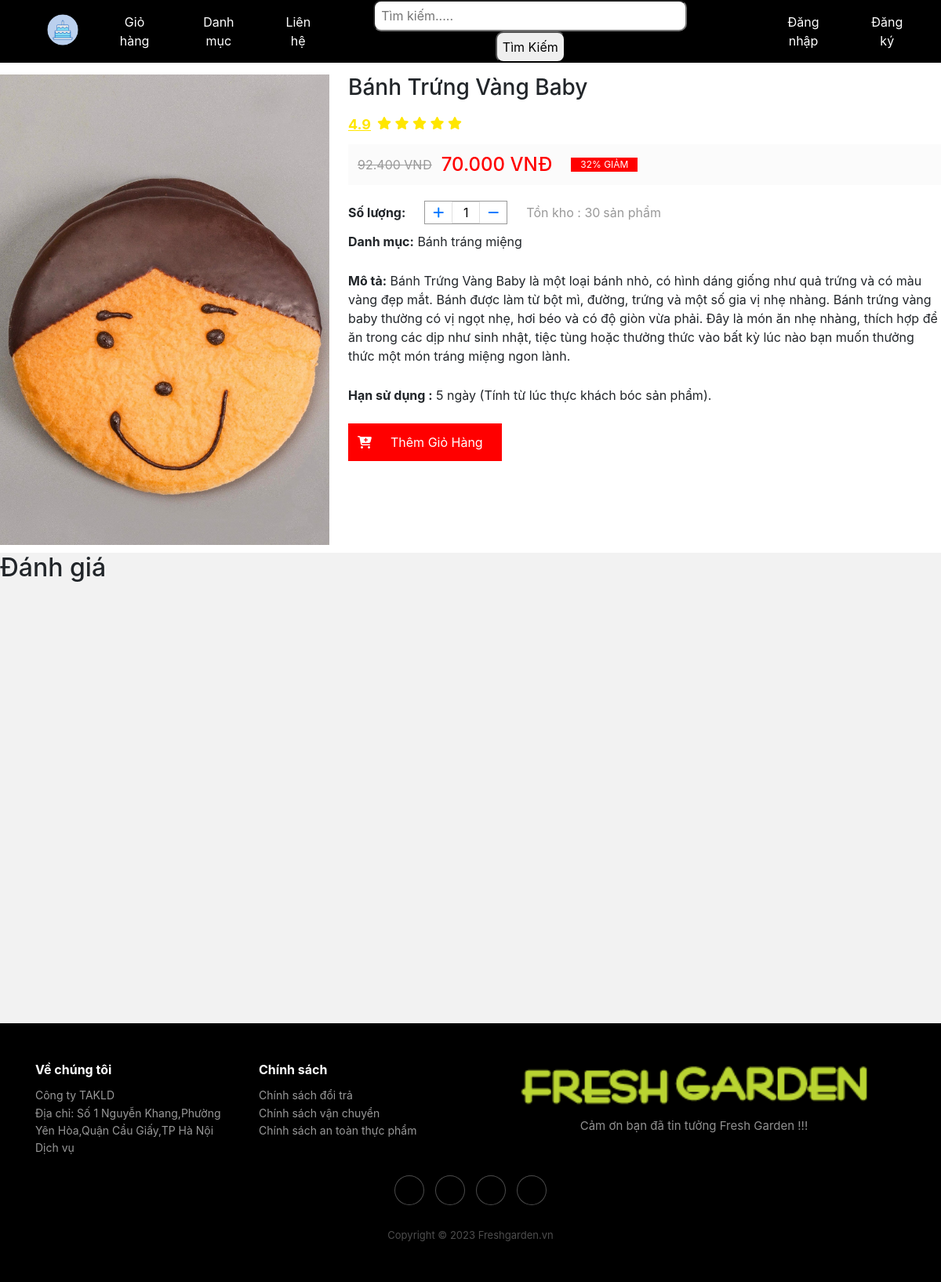
The app's page /index.php?quanly=sanpham&id=22 with its own data.
### tables this page shows
CREATE TABLE `tbl_sanpham` (
  `id_sanpham` int(11) NOT NULL,
  `tensanpham` varchar(100) NOT NULL,
  `masanpham` varchar(100) NOT NULL,
  `giasanpham` float NOT NULL,
  `soluong` int(11) NOT NULL,
  `hinhanh` varchar(100) NOT NULL,
  `tomtat` varchar(5000) NOT NULL,
  `noidung` text NOT NULL,
  `id_danhmuc` int(11) NOT NULL,
  `trangthai` int(11) NOT NULL
);

CREATE TABLE `tbl_danhmuc` (
  `id_danhmuc` int(11) NOT NULL,
  `tendanhmuc` varchar(100) NOT NULL,
  `thutu` int(11) NOT NULL
);

### pages/main/sanpham.php (the view, shortened to what this page needs)
<?php
   $sql_chitiet ="SELECT * FROM tbl_sanpham,tbl_danhmuc WHERE tbl_sanpham.id_danhmuc=tbl_danhmuc.id_danhmuc  AND tbl_sanpham.id_sanpham='$_GET[id]' LIMIT 1";
   $query_chitiet=mysqli_query($connect,$sql_chitiet);
   while ($row_chitiet=mysqli_fetch_array($query_chitiet)){
?>
<div class="warpper_deital">
<div class="hinhanh_sanpham">
       <img src="admincp/modules/quanlysp/uploads/<?php echo $row_chitiet['hinhanh']?>">
</div>
   <form class="form-sp" action="pages/main/giohang/themgiohang.php?idsanpham=<?php echo $row_chitiet['id_sanpham'] ?>" method="POST">
       <div class="chitiet_sanpham">
           <h3 style="margin: 0;"><?php echo $row_chitiet['tensanpham'] ?></h3>
           <div class="rating">
              <span class="review-no">4.9</span>
              <div class="stars">
                 <span class="fa fa-star checked"></span>
                 <span class="fa fa-star checked"></span>
                 <span class="fa fa-star checked"></span>
                 <span class="fa fa-star checked"></span>
                 <span class="fa fa-star checked"></span>
              </div>
           </div>
           <div class="price">
              <?php $salerandom=rand(10,70) ?>
              <p class="gia-cu"><?php echo number_format($row_chitiet['giasanpham']*($salerandom/100)+ $row_chitiet['giasanpham'],0,',','.')?> VNĐ</p>
              <h5 class="gia-now"><?php echo number_format($row_chitiet['giasanpham'],0,',','.') ?> VNĐ</h5>
              <span class="slae"><?php echo  $salerandom ?>% GIẢM</span>
           </div>
           <div class="soluong-sp">
              <p class="soluong-sp-p"><b>Số lượng:</b></p>
              <div class="soluong-sp-dem">
                 <a class="soluong-sp-dem-icon" href="pages/main/giohang/suasoluong.php?cong=<?php echo $cart_item['id'] ?>"><i class="fa-solid fa-plus"></i></a>
                 <input class="soluong-sp-input" type="text" name="soluong" value="1">
                 <a class="soluong-sp-dem-icon" href="pages/main/giohang/suasoluong.php?tru=<?php echo $cart_item['id'] ?>"><i class="fa-solid fa-minus"></i></a>
              </div>
              <p class="soluong-sp-cosan">Tồn kho : <?php echo $row_chitiet['soluong'] ?></p><span class="soluong-sp-cosan-text">sản phẩm</span>
           </div>
           <div class="mota">
                 <p class="mota-text"><b>Danh mục:</b> <?php echo $row_chitiet['tendanhmuc']?> </p>
           </div>
           <div class="mota">
              <p class="mota-text"><b>Mô tả:</b> <?php echo $row_chitiet['tomtat']?> </p>
           </div>
           <div class="mota">
              <p class="mota-text"><b>Hạn sử dụng :</b> 5 ngày (Tính từ lúc thực khách bóc sản phẩm). </p>
           </div>
           <div class="input-themcart">
              <i class="fa-solid fa-cart-plus"></i>
              <input class="themgiohang" type="submit" name="themgiohang" value="Thêm Giỏ Hàng">
           </div>
       </div>
   </form>
</div>
<div style="width: 100%; height: 600px; background-color: rgb(242,242,242)">
    <h2 style="margin-bottom: 20px">Đánh giá</h2>
</div>
<?php
   }
?>

### css/style_detal.css (style rules this page uses)
.warpper_deital { height: auto; width: 100%; margin: 10px 0; display: flex; }
.hinhanh_sanpham { width: 35%; }
.form-sp { width: 65%; }
.hinhanh_sanpham img { width: 80%; }
input.themgiohang { border: none; padding: 12px 24px; font-size: 16px; cursor: pointer; color: #fff; background-color: red; }
.chitiet_sanpham { margin-left: 24px; }
.checked, .price span { color: #ffe600; }
span.review-no { color: #ffe600; text-decoration: underline; margin-right: 8px; font-weight: bold; font-size: 18px; }
.rating { display: flex; margin-top: 16px; }
.price { display: flex; align-items: center; margin-top: 12px; padding: 12px; background-color: #fbfbfb; }
p.gia-cu { margin-bottom: 0; color: #999; text-decoration: line-through; }
h5.gia-now { margin-bottom: 0; margin-left: 12px; color: red; font-size: 24px; }
span.slae { margin-left: 24px; background-color: #f00; padding: 0 12px; color: #fff; font-size: 12px; }
.soluong-sp { display: flex; align-items: center; margin-top: 20px; }
input.soluong-sp-input { width: 36px; text-align: center; border: 1px solid #e1e1e1; }
.soluong-sp-p { margin-bottom: 0; margin-right: 24px; }
.soluong-sp-dem { border: 1px solid #999; display: flex; align-items: center; }
a.soluong-sp-dem-icon { padding: 2px 10px; border: none; }
p.soluong-sp-cosan { margin-bottom: 0; margin-left: 24px; color: #999; }
.soluong-sp-cosan-text { color: #999; margin-left: 4px; }
.input-themcart { width: 180px; display: flex; align-items: center; background: red; margin-top: 24px; }
i.fa-solid.fa-cart-plus { margin-left: 12px; color: #fff; }
.mota { padding-top: 10px; }

### css/style.css (style rules this page uses)
body { margin: 0; padding: 0; }
a { text-decoration: none; }
.maincontent img { width: 100%; height: 600px; object-fit: cover; object-position: center; }

### css/style_cart.css (style rules this page uses)
.soluong-sp-dem { border: 1px solid #999; display: flex; align-items: center; }
a.soluong-sp-dem-icon { padding: 2px 10px; border: none; }
input.soluong-sp-input { width: 36px; text-align: center; border: 1px solid #e1e1e1; }
.soluong-sp-dem { border: 1px solid #999; display: flex; align-items: center; width: 106px; }

### css/style_ads.css (style rules this page uses)
* { box-sizing: border-box; }
body { font-family: Verdana, sans-serif; }
img { vertical-align: middle; width: 100%; }

### records on screen
tbl_sanpham: hinhanh (picture), tensanpham "Bánh Trứng Vàng Baby", giasanpham "92.400", giasanpham "70.000", soluong "30", id_danhmuc.tendanhmuc "Bánh tráng miệng", tomtat "Bánh Trứng Vàng Baby là một loại bánh nhỏ, có hình dáng giống như quả trứng và có màu vàng đẹp mắt. Bánh được làm từ bột mì, đường, trứng và một số gia vị nhẹ nhàng. Bánh trứng vàng baby thường có vị ngọt nhẹ, hơi béo và có độ giòn vừa phải. Đây là món ăn nhẹ nhàng, thích hợp để ăn trong các dịp như sinh nhật, tiệc tùng hoặc thưởng thức vào bất kỳ lúc nào bạn muốn thưởng thức một món tráng miệng ngon lành."
